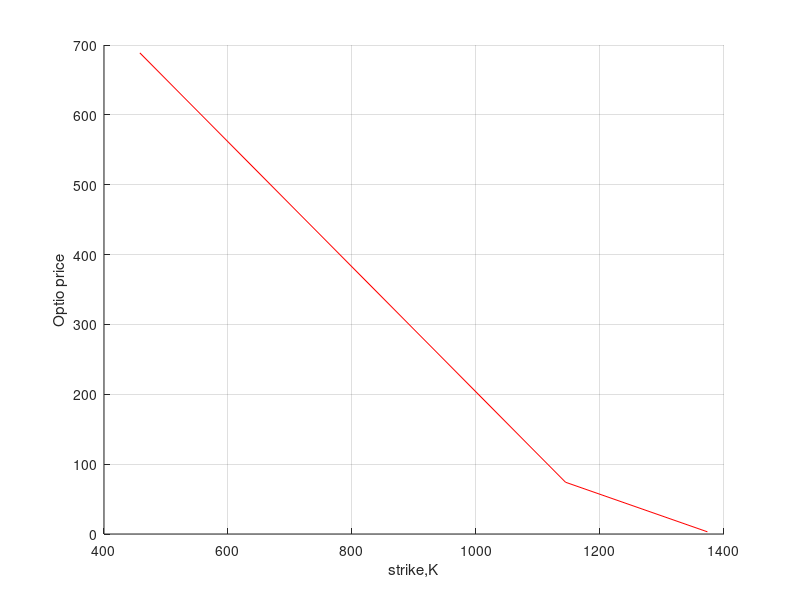

Reproduce this figure in MATLAB. (Note: this script raises an error after producing the figure.)
function Calibration_SZHW_and_H1HW

% The SZHW and the H1-HW models where calibration takes place for 
% a single maturity time. 

clc;clf;close all;
CP  = 'c';  

% HW model parameter settings

lambda = 0.01;
eta   = 0.01;
S0    = 1145.88;       
   
% Fixed SZHW / H1-HW model parameters

kappa =  0.5;
Rxr   =  0.3;
      
% We define a ZCB curve (obtained from the market)
% This curve is based on an estimation from real market data

P0T = @(T) exp(0.0012*T+0.0007);
     
% Settings for the COS method

N = 2000;
L = 15;
    
%################## Here we define market option prices #################
    
T = 0.5;
referenceIV  = [57.61, 22.95, 15.9]'/100.0;
atmVol = referenceIV(2);
    
%T = 1.0;
%referenceIV = [48.53, 24.49, 19.23]'/100.0;
%atmVol = referenceIV(2);
        
%T = 10.0;
%referenceIV = [36.76, 29.18, 27.66]'/100.0;
%atmVol = referenceIV(2);
    
% Strike price range

frwd = S0/P0T(T);
K = [0.4*frwd, frwd, 1.2*frwd]';
   
marketPrice = P0T(T)* BS_Call_Put_Option_Price(CP,S0 / P0T(T),K,referenceIV,T,0.0);
   
figure(1); hold on;
plot(K,marketPrice,'-r')
xlabel('strike,K')
ylabel('Optio price')
grid on

% Global search algorithm
% The search will terminate after running 30 seconds

gs = GlobalSearch('FunctionTolerance',1e-3,'NumTrialPoints',300,'XTolerance',1e-3,'MaxTime',30);

% The SZHW model calibration

%x = [gamma,sigmaBar,Rrsigma,Rxsigma,sigma0]
trgt = @(x)TargetVal_SZHW(CP,kappa,x(1),x(2),Rxr,x(3),x(4),x(5),eta,lambda,K,marketPrice,S0,T,P0T);
lowerBound = [0.1, 0.01,-0.85, -0.85, 0.01];
upperBound = [0.8,  0.4, 0.85, -0.0, 0.8];
x0  = [0.1, atmVol, 0.0,-0.5,atmVol];
problemSZHW = createOptimProblem('fmincon','x0',x0,'objective',trgt,'lb',lowerBound,'ub',upperBound);
x_SZHW = run(gs,problemSZHW);

% Optimal set of parameters

gamma_SZHW_opt    = x_SZHW(1);
sigmaBar_SZHW_opt = x_SZHW(2);
Rrsigma_SZHW_opt  = x_SZHW(3);
Rxsigma_SZHW_opt  = x_SZHW(4);
sigma0_SZHW_opt   = x_SZHW(5);

% The H1-HW model calibration

% x = [gamma,vBar,Rxv,v0]
trgt = @(x)TargetVal_H1HW(CP,kappa,x(1),x(2),Rxr,x(3),x(4),eta,lambda,K,marketPrice,S0,T,P0T);
lowerBound = [0.1, 0.001,-0.95, 0.01];
upperBound = [1.1,  0.6,  -0.2, 0.4];
% [gamma,vBar,Rxv,v0]
x0= [1.0, atmVol*atmVol,-0.7, atmVol*atmVol];
problemH1HW = createOptimProblem('fmincon','x0',x0,'objective',trgt,'lb',lowerBound,'ub',upperBound);
x_H1HW = run(gs,problemH1HW);

% Optimal set of parameters

gamma_H1_opt    = x_H1HW(1);
vBar_H1_opt     = x_H1HW(2);
Rxv_H1_opt      = x_H1HW(3);
v0_H1_opt       = x_H1HW(4);

% Plot final result

cf_SZHW = @(u)ChFSZHW(u,P0T,T,kappa,sigmaBar_SZHW_opt,gamma_SZHW_opt,lambda,eta,Rxsigma_SZHW_opt,Rxr,Rrsigma_SZHW_opt,sigma0_SZHW_opt);
valCOS_SZHW    = CallPutOptionPriceCOSMthd_StochIR(cf_SZHW,CP,S0,T,K,N,L,P0T(T));
plot(K,valCOS_SZHW,'-b')
cfH1HW = ChFH1HWModel(P0T,lambda,eta,T,kappa,gamma_H1_opt,vBar_H1_opt,v0_H1_opt,Rxv_H1_opt, Rxr);
valCOS_H1HW = CallPutOptionPriceCOSMthd_StochIR(cfH1HW, CP, S0, T, K, N, L,P0T(T));
plot(K,valCOS_H1HW,'ok')
legend('mrkt opt price','SZHW opt price','H1-HW opt Price')
xlabel('strike')
ylabel('option price')
fprintf('Optimal parameters SZHW are: gamma = %.4f, sigmaBar = %.4f, Rrsigma = %.4f, Rxsigma = %.4f, sigma0 = %.4f ', x_SZHW(1),x_SZHW(2),x_SZHW(3),x_SZHW(4),x_SZHW(5))
fprintf('\n')
fprintf('Optimal parameters H1-HW are: gamma = %.4f, vBar = %.4f, Rrv = %.4f, v0 = %.4f', x_H1HW(1),x_H1HW(2),x_H1HW(3),x_H1HW(4))
fprintf('\n')

% Implied volatilities, the COS method vs. closed-form solution

IVSZHW = zeros(length(K),1);
IVH1HW = zeros(length(K),1);
IVMrkt = zeros(length(K),1);
for i=1:length(K)
    frwdStock = S0 / P0T(T);
    valCOS_SZHWFrwd = valCOS_SZHW(i) / P0T(T);
    valCOS_H1HWFrwd = valCOS_H1HW(i) / P0T(T);
    valMrktFrwd = marketPrice(i)/P0T(T);
    IVSZHW(i) = ImpliedVolatilityBlack76(CP,valCOS_SZHWFrwd,K(i),T,frwdStock,0.3)*100.0;
    IVH1HW(i) = ImpliedVolatilityBlack76(CP,valCOS_H1HWFrwd,K(i),T,frwdStock,0.3)*100.0;
    IVMrkt(i) = ImpliedVolatilityBlack76(CP,valMrktFrwd,K(i),T,frwdStock,0.3)*100.0;
end

figure(2)
plot(K,IVMrkt,'--r');hold on
plot(K,IVSZHW,'-b')
plot(K,IVH1HW,'ok')
legend('IV-Mrkt','IV-H1HW','IV-SZHW')
grid on

IVMrkt-IVSZHW
IVMrkt-IVH1HW

stop=1

function value = TargetVal_SZHW(CP,kappa,gamma,sigmaBar,Rxr,Rrsigma,Rxsigma,sigma0,eta,lambda,K,marketPrice,S0,T,P0T)

% Settings for the COS method

N = 1000;
L = 15;
cf = @(u)ChFSZHW(u,P0T,T,kappa, sigmaBar,gamma,lambda,eta,Rxsigma,Rxr,Rrsigma,sigma0);
valCOS    = CallPutOptionPriceCOSMthd_StochIR(cf,CP,S0,T,K,N,L,P0T(T));

% Error is a squared sum

value = sum((marketPrice-valCOS).^2);
fprintf('SZHW- Total Error = %.4f',value)
fprintf('\n')

function value = TargetVal_H1HW(CP,kappa,gamma,vBar,Rxr,Rxv,v0,eta,lambda,K,marketPrice,S0,T,P0T)

% Settings for the COS method

N = 1000;
L = 15;

% Valuation with the COS method

cfH1HW = ChFH1HWModel(P0T,lambda,eta,T,kappa,gamma,vBar,v0,Rxv, Rxr);
valCOS = CallPutOptionPriceCOSMthd_StochIR(cfH1HW, CP, S0, T, K, N, L,P0T(T));

% Error is a squared sum

value = sum((marketPrice-valCOS).^2);
fprintf('H1-HW- Total Error = %.4f',value)
fprintf('\n')

function value = ChFSZHW(u,P0T,tau,kappa, sigmabar,gamma,lambda,eta,Rxsigma,Rxr,Rrsigma,sigma0)
v_D = D(u,tau,kappa,Rxsigma,gamma);
v_E = E(u,tau,lambda,gamma,Rxsigma,Rrsigma,Rxr,eta,kappa,sigmabar);
v_A = A(u,tau,P0T,eta,lambda,Rxsigma,Rrsigma,Rxr,gamma,kappa,sigmabar);

% Initial variance 

v0     =sigma0^2;

% Characteristic function of the SZHW model

value = exp(v0*v_D + sigma0*v_E + v_A);
        
function value=C(u,tau,lambda)
    i     = complex(0,1);
    value = 1/lambda*(i*u-1).*(1-exp(-lambda*tau)); 

function value=D(u,tau,kappa,Rxsigma,gamma)
    i=complex(0,1);
    a_0=-1/2*u.*(i+u);
    a_1=2*(gamma*Rxsigma*i*u-kappa);
    a_2=2*gamma^2;
    d=sqrt(a_1.^2-4*a_0.*a_2);
    g=(-a_1-d)./(-a_1+d);    
value=(-a_1-d)./(2*a_2*(1-g.*exp(-d*tau))).*(1-exp(-d*tau));

function value=E(u,tau,lambda,gamma,Rxsigma,Rrsigma,Rxr,eta,kappa,sigmabar)
    i=complex(0,1);
    a_0=-1/2*u.*(i+u);
    a_1=2*(gamma*Rxsigma*i*u-kappa);
    a_2=2*gamma^2;
    d  =sqrt(a_1.^2-4*a_0.*a_2);
    g =(-a_1-d)./(-a_1+d);    
    
    c_1=gamma*Rxsigma*i*u-kappa-1/2*(a_1+d);
    f_1=1./c_1.*(1-exp(-c_1*tau))+1./(c_1+d).*(exp(-(c_1+d)*tau)-1);
    f_2=1./c_1.*(1-exp(-c_1*tau))+1./(c_1+lambda).*(exp(-(c_1+lambda)*tau)-1);
    f_3=(exp(-(c_1+d)*tau)-1)./(c_1+d)+(1-exp(-(c_1+d+lambda)*tau))./(c_1+d+lambda);
    f_4=1./c_1-1./(c_1+d)-1./(c_1+lambda)+1./(c_1+d+lambda);
    f_5=exp(-(c_1+d+lambda).*tau).*(exp(lambda*tau).*(1./(c_1+d)-exp(d*tau)./c_1)+exp(d*tau)./(c_1+lambda)-1./(c_1+d+lambda)); 

    I_1=kappa*sigmabar./a_2.*(-a_1-d).*f_1;
    I_2=eta*Rxr*i*u.*(i*u-1)./lambda.*(f_2+g.*f_3);
    I_3=-Rrsigma*eta*gamma./(lambda.*a_2).*(a_1+d).*(i*u-1).*(f_4+f_5);
    value=exp(c_1*tau).*1./(1-g.*exp(-d*tau)).*(I_1+I_2+I_3);
    
function value=A(u,tau,P0T,eta,lambda,Rxsigma,Rrsigma,Rxr,gamma,kappa,sigmabar)
    i=complex(0,1);
    a_0=-1/2*u.*(i+u);
    a_1=2*(gamma*Rxsigma*i*u-kappa);
    a_2=2*gamma^2;
    d  =sqrt(a_1.^2-4*a_0.*a_2);
    g =(-a_1-d)./(-a_1+d); 
    f_6=eta^2/(4*lambda^3)*(i+u).^2*(3+exp(-2*lambda*tau)-4*exp(-lambda*tau)-2*lambda*tau);
    A_1=1/4*((-a_1-d)*tau-2*log((1-g.*exp(-d*tau))./(1-g)))+f_6;
   
    % Integration within the function A(u,tau)

    value=zeros(1,length(u));   
    N=500;
    arg=linspace(0,tau,N);

    % Solve the integral for A

    for k=1:length(u)
       E_val=E(u(k),arg,lambda,gamma,Rxsigma,Rrsigma,Rxr,eta,kappa,sigmabar);
       C_val=C(u(k),arg,lambda);
       f=(kappa*sigmabar+1/2*gamma^2*E_val+gamma*eta*Rrsigma*C_val).*E_val;
       value(1,k)=trapz(arg,f);
    end
    value = value + A_1;   
    
% Correction for the interest rate term structure    

help = eta^2/(2*lambda^2)*(tau+2/lambda*(exp(-lambda*tau)-1)-1/(2*lambda)*(exp(-2*lambda*tau)-1));
correction = (i*u-1).*(log(1/P0T(tau))+help);
value = value + correction;

% Exact expectation E(sqrt(v(t)))

function value = meanSqrtV_3(kappa,v0,vbar,gamma_)
delta = 4.0 *kappa*vbar/gamma_/gamma_;
c= @(t) 1.0/(4.0*kappa)*gamma_^2*(1.0-exp(-kappa*(t)));
kappaBar = @(t) 4.0*kappa*v0*exp(-kappa*t)/(gamma_^2*(1.0-exp(-kappa*t)));
value = @(t) sqrt(2.0*c(t))* gamma((1.0+delta)/2.0)/gamma(delta/2.0)*hypergeom(-0.5,delta/2.0,-kappaBar(t)/2.0);

function value = C_H1HW(u,tau,lambd)
i = complex(0.0,1.0);
value = (i*u - 1.0)/lambd * (1-exp(-lambd*tau));

function value = D_H1HW(u,tau,kappa,gamma,rhoxv)
i = complex(0.0,1.0);
D1 = sqrt((kappa-gamma*rhoxv*i*u).^2+(u.^2+i*u)*gamma^2);
g  = (kappa-gamma*rhoxv*i*u-D1)./(kappa-gamma*rhoxv*i*u+D1);
value  = (1.0-exp(-D1*tau))./(gamma^2*(1.0-g.*exp(-D1*tau))).*(kappa-gamma*rhoxv*i*u-D1);
   
function value =A_H1HW(u,tau,P0T,lambd,eta,kappa,gamma,vbar,v0,rhoxv,rhoxr)
i  = complex(0.0,1.0);
D1 = sqrt((kappa-gamma*rhoxv*i*u).^2+(u.*u+i*u)*gamma*gamma);
g  = (kappa-gamma*rhoxv*i*u-D1)./(kappa-gamma*rhoxv*i*u+D1);
   
% Function theta(t)

dt = 0.0001;
f0T = @(t) - (log(P0T(t+dt))-log(P0T(t-dt)))/(2.0*dt);
theta = @(t) 1.0/lambd * (f0T(t+dt)-f0T(t-dt))/(2.0*dt) + f0T(t) + eta*eta/(2.0*lambd*lambd)*(1.0-exp(-2.0*lambd*t));  

% Integration within the function I_1

N  = 500;
z  = linspace(0,tau-1e-10,N);
f1 = (1.0-exp(-lambd*z)).*theta(tau-z);
value1 = trapz(z,f1);
    
% Note that in I_1_adj theta can be time-dependent
% Therefore it is not exactly as in the book

I_1_adj = (i*u-1.0) * value1;
I_2     = tau/(gamma^2.0) *(kappa-gamma*rhoxv*i*u-D1) - 2.0/(gamma^2.0)*log((1.0-g.*exp(-D1*tau))./(1.0-g));
I_3     = 1.0/(2.0*power(lambd,3.0))* power(i+u,2.0)*(3.0+exp(-2.0*lambd*tau)-4.0*exp(-lambd*tau)-2.0*lambd*tau);
    
meanSqrtV = meanSqrtV_3(kappa,v0,vbar,gamma);
f2        = meanSqrtV(tau-z).*(1.0-exp(-lambd*z));
value2    = trapz(z,f2);
I_4       = -1.0/lambd * (i*u+u.^2.0)*value2;
value     = I_1_adj + kappa*vbar*I_2 + 0.5*eta^2.0*I_3+eta*rhoxr*I_4;

function cf= ChFH1HWModel(P0T,lambd,eta,tau,kappa,gamma,vbar,v0,rhoxv, rhoxr)
dt = 0.0001;
f0T= @(t) - (log(P0T(t+dt))-log(P0T(t-dt)))/(2.0*dt);
r0 = f0T(0.00001);
C  = @(u) C_H1HW(u,tau,lambd);
D  = @(u) D_H1HW(u,tau,kappa,gamma,rhoxv);
A  = @(u) A_H1HW(u,tau,P0T,lambd,eta,kappa,gamma,vbar,v0,rhoxv,rhoxr);
cf = @(u) exp(A(u) + C(u)*r0 + D(u)*v0);

function value = CallPutOptionPriceCOSMthd_StochIR(cf,CP,S0,tau,K,N,L,P0T)
i = complex(0,1);


% cf   - Characteristic function, in the book denoted as \varphi
% CP   - C for call and P for put
% S0   - Initial stock price
% r    - Interest rate (constant)
% tau  - Time to maturity
% K    - Vector of strike prices
% N    - Number of expansion terms
% L    - Size of truncation domain (typ.:L=8 or L=10)

x0 = log(S0 ./ K);   

% Truncation domain

a = 0 - L * sqrt(tau); 
b = 0 + L * sqrt(tau);

k = 0:N-1;             % Row vector, index for expansion terms
u = k * pi / (b - a);  % ChF arguments

H_k = CallPutCoefficients('P',a,b,k);
temp = (cf(u) .* H_k).';
temp(1) = 0.5 * temp(1);     % Multiply the first element by 1/2

mat = exp(i * (x0 - a) * u); % Matrix-vector manipulations

% Final output

value = K .* real(mat * temp);

% Use the put-call parity to determine call prices (if needed)

if lower(CP) == 'c' || CP == 1
 value = value + S0 - K * P0T; 
end

% Coefficients H_k for the COS method

function H_k = CallPutCoefficients(CP,a,b,k)
 if lower(CP) == 'c' || CP == 1
  c = 0;
  d = b;
  [Chi_k,Psi_k] = Chi_Psi(a,b,c,d,k);
   if a < b && b < 0.0
   H_k = zeros([length(k),1]);
   else
   H_k = 2.0 / (b - a) * (Chi_k - Psi_k);
   end
 elseif lower(CP) == 'p' || CP == -1
  c = a;
  d = 0.0;
  [Chi_k,Psi_k]  = Chi_Psi(a,b,c,d,k);
   H_k = 2.0 / (b - a) * (- Chi_k + Psi_k);    
 end

function [chi_k,psi_k] = Chi_Psi(a,b,c,d,k)
 psi_k  = sin(k * pi * (d - a) / (b - a)) - sin(k * pi * (c - a)/(b - a));
 psi_k(2:end) = psi_k(2:end) * (b - a) ./ (k(2:end) * pi);
 psi_k(1)  = d - c;
 
 chi_k = 1.0 ./ (1.0 + (k * pi / (b - a)).^2); 
 expr1 = cos(k * pi * (d - a)/(b - a)) * exp(d)  - cos(k * pi... 
      * (c - a) / (b - a)) * exp(c);
 expr2 = k * pi / (b - a) .* sin(k * pi * ...
      (d - a) / (b - a))   - k * pi / (b - a) .* sin(k... 
      * pi * (c - a) / (b - a)) * exp(c);
 chi_k = chi_k .* (expr1 + expr2);
 
 % Closed-form expression of European call/put option with Black-Scholes formula

function value=BS_Call_Put_Option_Price(CP,S_0,K,sigma,tau,r)

% Black-Scholes call option price

d1    = (log(S_0 ./ K) + (r + 0.5 * sigma.^2) * tau) ./ (sigma * sqrt(tau));
d2    = d1 - sigma * sqrt(tau);
if lower(CP) == 'c' || lower(CP) == 1
    value =normcdf(d1) * S_0 - normcdf(d2) .* K * exp(-r * tau);
elseif lower(CP) == 'p' || lower(CP) == -1
    value =normcdf(-d2) .* K*exp(-r*tau) - normcdf(-d1)*S_0;
end

function impliedVol = ImpliedVolatilityBlack76(CP,frwdMarketPrice,K,T,frwdStock,initialVol)
func = @(sigma) (BS_Call_Put_Option_Price(CP,frwdStock,K,sigma,T,0.0) - frwdMarketPrice).^1.0;
impliedVol = fzero(func,initialVol);
